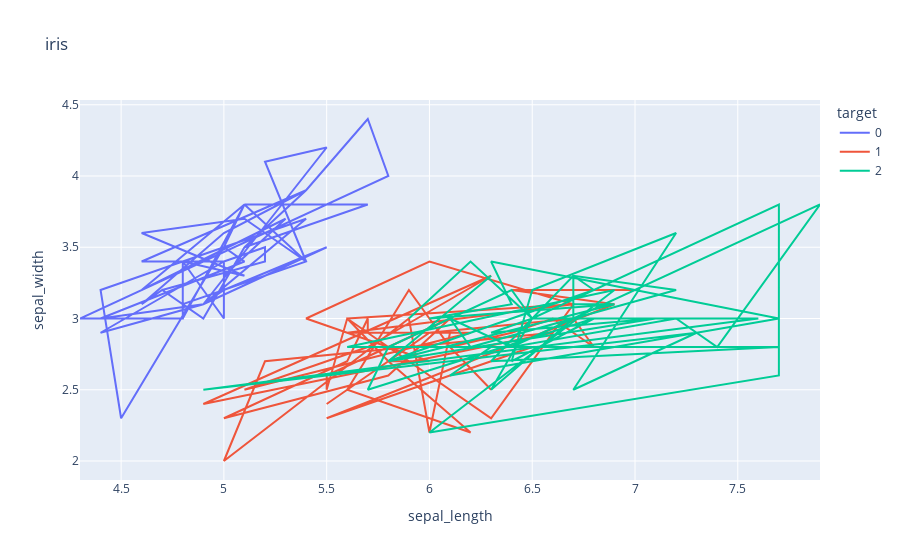

The code cell stored with this chart in its notebook:
### Markdown cell above
## Plot

### Code cell
fig = px.line(iris_df,
              x = iris_features[0],
              y = iris_features[1],
              title=f'iris',
              color = 'target')
fig.show()

### Figure 1 — Plotly figure (JSON) as saved in the notebook; plotly's stock layout.template omitted (floating-point values rounded to 4 significant figures)
{"data": [{"hovertemplate": "target=0<br>sepal_length=%{x}<br>sepal_width=%{y}<extra></extra>", "legendgroup": "0", "line": {"color": "#636efa", "dash": "solid"}, "marker": {"symbol": "circle"}, "mode": "lines", "name": "0", "orientation": "v", "showlegend": true, "type": "scatter", "x": [5.1, 4.9, 4.7, 4.6, 5, 5.4, 4.6, 5, 4.4, 4.9, 5.4, 4.8, 4.8, 4.3, 5.8, 5.7, 5.4, 5.1, 5.7, 5.1, 5.4, 5.1, 4.6, 5.1, 4.8, 5, 5, 5.2, 5.2, 4.7, 4.8, 5.4, 5.2, 5.5, 4.9, 5, 5.5, 4.9, 4.4, 5.1, 5, 4.5, 4.4, 5, 5.1, 4.8, 5.1, 4.6, 5.3, 5], "xaxis": "x", "y": [3.5, 3, 3.2, 3.1, 3.6, 3.9, 3.4, 3.4, 2.9, 3.1, 3.7, 3.4, 3, 3, 4, 4.4, 3.9, 3.5, 3.8, 3.8, 3.4, 3.7, 3.6, 3.3, 3.4, 3, 3.4, 3.5, 3.4, 3.2, 3.1, 3.4, 4.1, 4.2, 3.1, 3.2, 3.5, 3.1, 3, 3.4, 3.5, 2.3, 3.2, 3.5, 3.8, 3, 3.8, 3.2, 3.7, 3.3], "yaxis": "y"}, {"hovertemplate": "target=1<br>sepal_length=%{x}<br>sepal_width=%{y}<extra></extra>", "legendgroup": "1", "line": {"color": "#EF553B", "dash": "solid"}, "marker": {"symbol": "circle"}, "mode": "lines", "name": "1", "orientation": "v", "showlegend": true, "type": "scatter", "x": [7, 6.4, 6.9, 5.5, 6.5, 5.7, 6.3, 4.9, 6.6, 5.2, 5, 5.9, 6, 6.1, 5.6, 6.7, 5.6, 5.8, 6.2, 5.6, 5.9, 6.1, 6.3, 6.1, 6.4, 6.6, 6.8, 6.7, 6, 5.7, 5.5, 5.5, 5.8, 6, 5.4, 6, 6.7, 6.3, 5.6, 5.5, 5.5, 6.1, 5.8, 5, 5.6, 5.7, 5.7, 6.2, 5.1, 5.7], "xaxis": "x", "y": [3.2, 3.2, 3.1, 2.3, 2.8, 2.8, 3.3, 2.4, 2.9, 2.7, 2, 3, 2.2, 2.9, 2.9, 3.1, 3, 2.7, 2.2, 2.5, 3.2, 2.8, 2.5, 2.8, 2.9, 3, 2.8, 3, 2.9, 2.6, 2.4, 2.4, 2.7, 2.7, 3, 3.4, 3.1, 2.3, 3, 2.5, 2.6, 3, 2.6, 2.3, 2.7, 3, 2.9, 2.9, 2.5, 2.8], "yaxis": "y"}, {"hovertemplate": "target=2<br>sepal_length=%{x}<br>sepal_width=%{y}<extra></extra>", "legendgroup": "2", "line": {"color": "#00cc96", "dash": "solid"}, "marker": {"symbol": "circle"}, "mode": "lines", "name": "2", "orientation": "v", "showlegend": true, "type": "scatter", "x": [6.3, 5.8, 7.1, 6.3, 6.5, 7.6, 4.9, 7.3, 6.7, 7.2, 6.5, 6.4, 6.8, 5.7, 5.8, 6.4, 6.5, 7.7, 7.7, 6, 6.9, 5.6, 7.7, 6.3, 6.7, 7.2, 6.2, 6.1, 6.4, 7.2, 7.4, 7.9, 6.4, 6.3, 6.1, 7.7, 6.3, 6.4, 6, 6.9, 6.7, 6.9, 5.8, 6.8, 6.7, 6.7, 6.3, 6.5, 6.2, 5.9], "xaxis": "x", "y": [3.3, 2.7, 3, 2.9, 3, 3, 2.5, 2.9, 2.5, 3.6, 3.2, 2.7, 3, 2.5, 2.8, 3.2, 3, 3.8, 2.6, 2.2, 3.2, 2.8, 2.8, 2.7, 3.3, 3.2, 2.8, 3, 2.8, 3, 2.8, 3.8, 2.8, 2.8, 2.6, 3, 3.4, 3.1, 3, 3.1, 3.1, 3.1, 2.7, 3.2, 3.3, 3, 2.5, 3, 3.4, 3], "yaxis": "y"}], "layout": {"legend": {"title": {"text": "target"}, "tracegroupgap": 0}, "title": {"text": "iris"}, "xaxis": {"anchor": "y", "domain": [0, 1], "title": {"text": "sepal_length"}}, "yaxis": {"anchor": "x", "domain": [0, 1], "title": {"text": "sepal_width"}}}}
